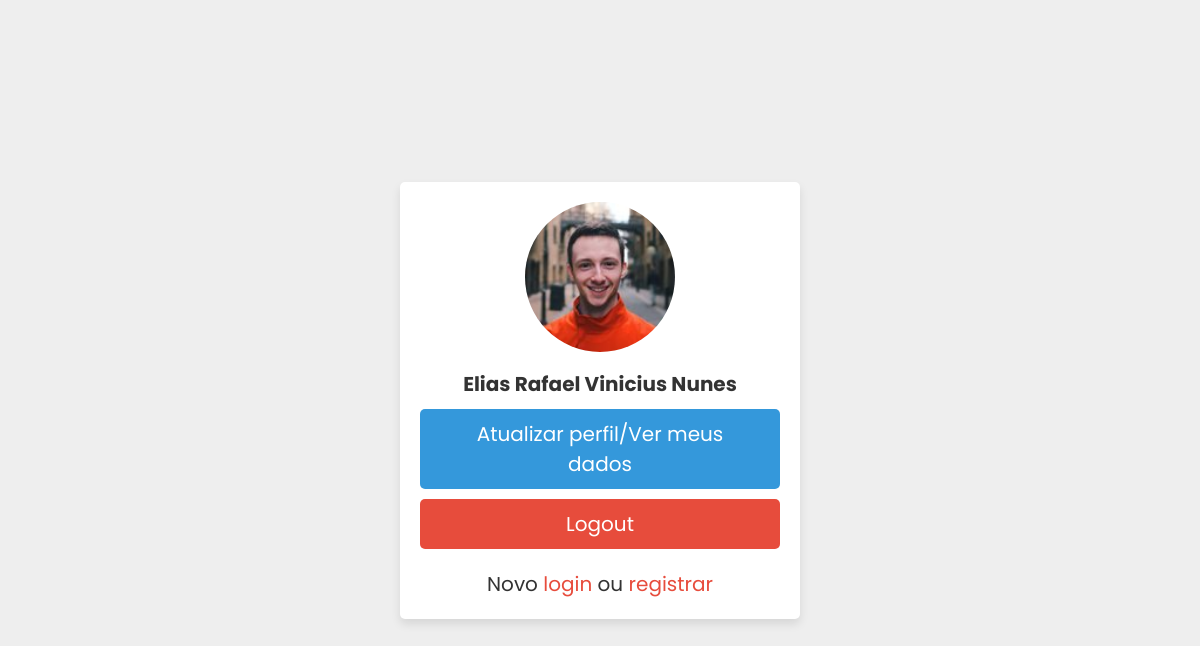
Screenshot of /home.php (signed in) with the database file from the repository.
### tables this page shows
CREATE TABLE `usuario` (
  `id_usuario` int(11) NOT NULL,
  `nome` varchar(255) NOT NULL,
  `idade` int(11) DEFAULT NULL,
  `email` varchar(255) NOT NULL,
  `telefone` varchar(65) DEFAULT NULL,
  `cep` varchar(255) DEFAULT NULL,
  `rua` varchar(255) DEFAULT NULL,
  `bairro` varchar(255) DEFAULT NULL,
  `cidade` varchar(255) DEFAULT NULL,
  `uf` varchar(2) DEFAULT NULL,
  `biografia` text DEFAULT NULL,
  `senha` varchar(100) NOT NULL,
  `ft_perfil` varchar(100) DEFAULT './images/default-avatar.png'
);

### home.php (the view, shortened to what this page needs)
<?php
include 'config.php';
$user_id = $_SESSION['user_id'];
?>
<!DOCTYPE html>
<html lang="pt-BR">
<head>
    <link rel="stylesheet" href="css/style.css">
</head>
<body>
<div class="container">
   <div class="profile">
      <?php
         $select = mysqli_query($conn, "SELECT * FROM `usuario` WHERE id_usuario = '$user_id'") or die('query failed');
         if(mysqli_num_rows($select) > 0){
            $fetch = mysqli_fetch_assoc($select);
         }
         if($fetch['ft_perfil'] == ''){
            echo '<img src="images/default-avatar.png">';
         }else{
            echo '<img src="uploaded_img/'.$fetch['ft_perfil'].'">';
         }
      ?>
      <h3><?php echo $fetch['nome']; ?></h3>
      <a href="update_profile.php" class="btn">Atualizar perfil/Ver meus dados</a>
      <a href="home.php?logout=<?php echo $user_id; ?>" class="delete-btn">Logout</a>
      <p>Novo <a href="login.php">login</a> ou <a href="register.php">registrar</a></p>
   </div>
</div>
</body>
</html>

### css/style.css (style rules this page uses)
:root { --blue: #3498db; --dark-blue: #2980b9; --red: #e74c3c; --dark-red: #c0392b; --black: #333; --white: #fff; --light-bg: #eee; --box-shadow: 0 5px 10px rgba(0, 0, 0, .1); }
* { font-family: 'Poppins', sans-serif; margin: 0; padding: 0; box-sizing: border-box; outline: none; border: none; text-decoration: none; }
.btn, .delete-btn { width: 100%; border-radius: 5px; padding: 10px 30px; color: var(--white); display: block; text-align: center; cursor: pointer; font-size: 20px; margin-top: 10px; }
.btn { background-color: var(--blue); }
.delete-btn { background-color: var(--red); }
.container { min-height: 100vh; background-color: var(--light-bg); display: flex; align-items: center; justify-content: center; padding: 20px; }
.container .profile { padding: 20px; background-color: var(--white); box-shadow: var(--box-shadow); text-align: center; width: 400px; border-radius: 5px; }
.container .profile img { height: 150px; width: 150px; border-radius: 50%; object-fit: cover; margin-bottom: 5px; }
.container .profile h3 { margin: 5px 0; font-size: 20px; color: var(--black); }
.container .profile p { margin-top: 20px; color: var(--black); font-size: 20px; }
.container .profile p a { color: var(--red); }

### rows the page displays
usuario: ft_perfil (picture), nome "Elias Rafael Vinicius Nunes"
